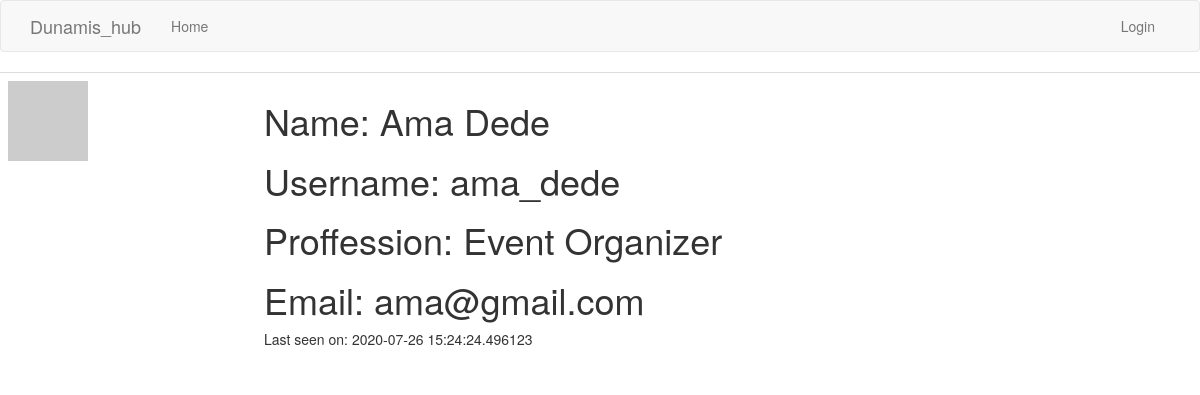
The app's page /agent/ama_dede with its own data.
### app/models.py (models this page shows, shortened)
class Agent(UserMixin,db.Model):
    id = db.Column(db.Integer, primary_key=True)
    username = db.Column(db.String(64), index=True, unique=True)
    email = db.Column(db.String(120), index=True, unique=True)
    name = db.Column(db.String(100))
    proffession = db.Column(db.String(50))
    password_hash = db.Column(db.String(128))
    posts = db.relationship('Post', backref='author', lazy='dynamic')
    about_me = db.Column(db.String(140))
    contact = db.Column(db.String(140))
    last_seen = db.Column(db.DateTime, default=datetime.utcnow)
    def avatar(self, size):
        digest = md5(self.email.lower().encode('utf-8')).hexdigest()
        return 'https://www.gravatar.com/avatar/{}?d=identicon&s={}'.format(
            digest, size)

### app/routes.py (the view)
@app.route('/agent/<string:username>')
def client_view(username):
    agents=Agent.query.filter_by(username=username).first()
    return render_template('client/views.html',agents=agents)

### app/routes.py (called while the page is built)
@app.before_request
def before_request():
    if current_user.is_authenticated:
        current_user.last_seen = datetime.utcnow()
        db.session.commit()

### app/templates/client/views.html (shortened to what this page needs)
{% extends "client/base.html" %}
{% block content %}
<table class="table table-hover">
    <tr >
        <td width="256px"><img src="{{agents.avatar(256)}}" alt="avatar"></td>
        <td><h1>Name: {{agents.name}}</h1>
            <h1>Username: {{ agents.username }}</h1>
            <h1>Proffession: {{agents.proffession}}</h1>
            <h1>Email: {{agents.email}}</h1>
            {% if agents.last_seen %}<p>Last seen on: {{ agents.last_seen }}</p>{% endif %}
        </td>
    </tr>
</table>
{% endblock %}

### records on screen
Agent: name "Ama Dede", username "ama_dede", proffession "Event Organizer", email "ama@gmail.com", last_seen "2020-07-26 15:24:24.496123"
